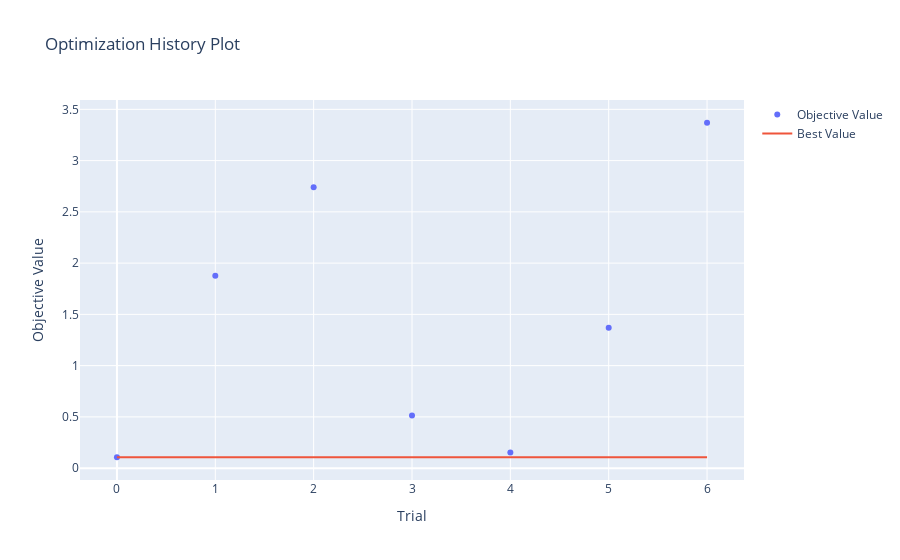
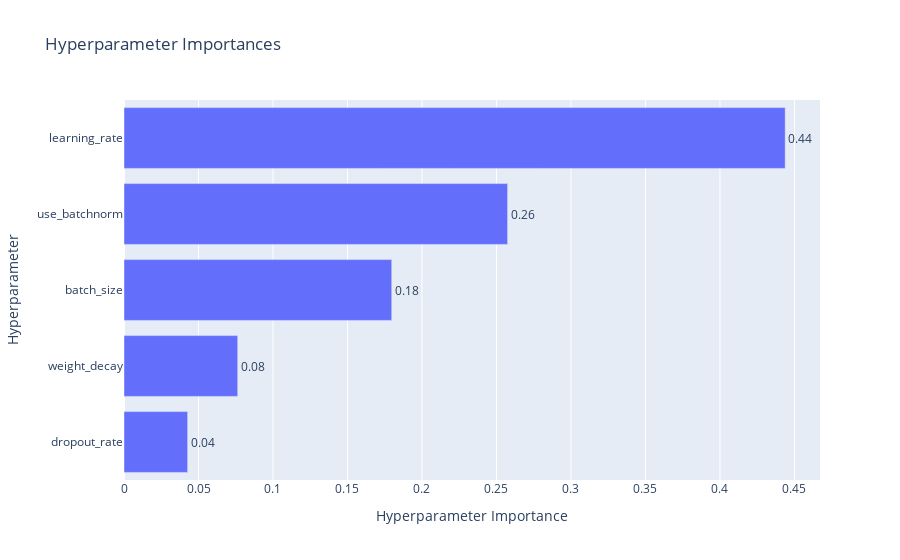
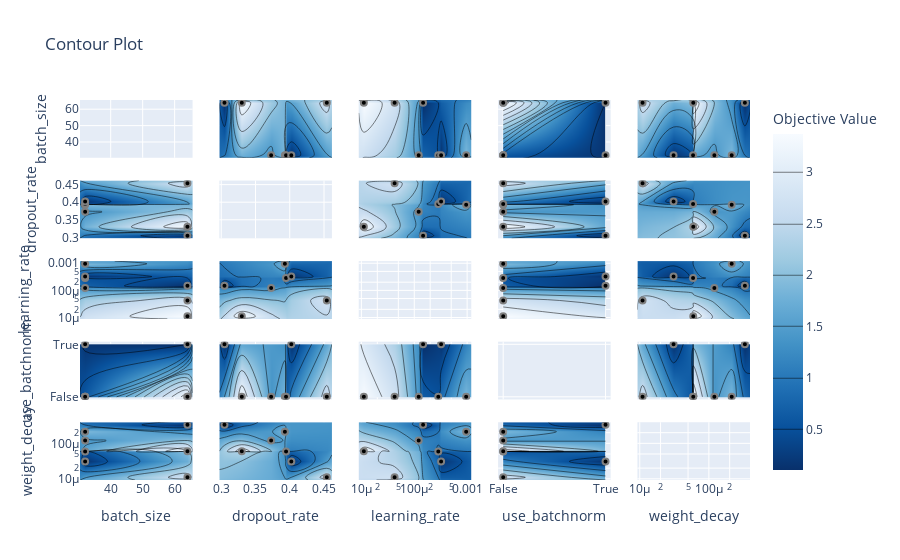

Notebook source saved alongside these figures, in order:
### Code cell
storage = 'sqlite:///tuning/cnn_study.db'
study = optuna.load_study(study_name='cnn_study', storage=storage)

optuna.visualization.plot_optimization_history(study).show()
optuna.visualization.plot_param_importances(study).show()
optuna.visualization.plot_contour(study).show()

completed_trials = study.get_trials(deepcopy=False, states=[optuna.trial.TrialState.COMPLETE])
for trial in completed_trials:
    print(f'Trial {trial.number}: Value: {trial.value}, Params: {trial.params}')

### Figure 1 — Plotly figure (JSON) as saved in the notebook; plotly's stock layout.template omitted (floating-point values rounded to 4 significant figures)
{"data": [{"mode": "markers", "name": "Objective Value", "type": "scatter", "x": [0, 1, 2, 3, 4, 5, 6], "y": [0.1062, 1.876, 2.741, 0.5131, 0.1525, 1.37, 3.369]}, {"mode": "lines", "name": "Best Value", "type": "scatter", "x": [0, 1, 2, 3, 4, 5, 6], "y": [0.1062, 0.1062, 0.1062, 0.1062, 0.1062, 0.1062, 0.1062]}, {"marker": {"color": "#cccccc"}, "mode": "markers", "name": "Infeasible Trial", "showlegend": false, "type": "scatter", "x": [], "y": []}], "layout": {"title": {"text": "Optimization History Plot"}, "xaxis": {"title": {"text": "Trial"}}, "yaxis": {"title": {"text": "Objective Value"}}}}

### Figure 2 — Plotly figure (JSON) as saved in the notebook; plotly's stock layout.template omitted (floating-point values rounded to 4 significant figures)
{"data": [{"cliponaxis": false, "hovertemplate": ["dropout_rate (FloatDistribution): 0.04272365361876686<extra></extra>", "weight_decay (FloatDistribution): 0.07632790753053381<extra></extra>", "batch_size (CategoricalDistribution): 0.1796962480701996<extra></extra>", "use_batchnorm (CategoricalDistribution): 0.2574706190084191<extra></extra>", "learning_rate (FloatDistribution): 0.44378157177208066<extra></extra>"], "name": "Objective Value", "orientation": "h", "text": ["0.04", "0.08", "0.18", "0.26", "0.44"], "textposition": "outside", "type": "bar", "x": [0.04272, 0.07633, 0.1797, 0.2575, 0.4438], "y": ["dropout_rate", "weight_decay", "batch_size", "use_batchnorm", "learning_rate"]}], "layout": {"title": {"text": "Hyperparameter Importances"}, "xaxis": {"title": {"text": "Hyperparameter Importance"}}, "yaxis": {"title": {"text": "Hyperparameter"}}}}

### Figure 3 — Plotly figure (JSON) as saved in the notebook; plotly's stock layout.template omitted (floating-point values rounded to 4 significant figures)
{"data": [{"type": "scatter", "xaxis": "x", "yaxis": "y"}, {"colorbar": {"title": {"text": "Objective Value"}}, "colorscale": [[0, "rgb(247,251,255)"], [0.125, "rgb(222,235,247)"], [0.25, "rgb(198,219,239)"], [0.375, "rgb(158,202,225)"], [0.5, "rgb(107,174,214)"], [0.625, "rgb(66,146,198)"], [0.75, "rgb(33,113,181)"], [0.875, "rgb(8,81,156)"], [1, "rgb(8,48,107)"]], "connectgaps": true, "contours": {"coloring": "heatmap"}, "hoverinfo": "none", "line": {"smoothing": 1.3}, "reversescale": true, "showscale": true, "type": "contour", "x": [30.4, 32, 64, 65.6], "xaxis": "x6", "y": [0.2973, 0.3048, 0.33, 0.3728, 0.3929, 0.3946, 0.4023, 0.4541, 0.4616], "yaxis": "y6", "z": [[null, null, null, null], [null, null, 0.1062, null], [null, null, 3.369, null], [null, 1.37, null, null], [null, 1.876, null, null], [null, 0.5131, null, null], [null, 0.1525, null, null], [null, null, 2.741, null], [null, null, null, null]]}, {"marker": {"color": "black", "line": {"color": "Gray", "width": 2}}, "mode": "markers", "name": "Feasible Trial", "showlegend": false, "type": "scatter", "x": [64, 32, 64, 32, 32, 32, 64], "xaxis": "x6", "y": [0.3048, 0.3929, 0.4541, 0.3946, 0.4023, 0.3728, 0.33], "yaxis": "y6"}, {"colorbar": {"title": {"text": "Objective Value"}}, "colorscale": [[0, "rgb(247,251,255)"], [0.125, "rgb(222,235,247)"], [0.25, "rgb(198,219,239)"], [0.375, "rgb(158,202,225)"], [0.5, "rgb(107,174,214)"], [0.625, "rgb(66,146,198)"], [0.75, "rgb(33,113,181)"], [0.875, "rgb(8,81,156)"], [1, "rgb(8,48,107)"]], "connectgaps": true, "contours": {"coloring": "heatmap"}, "hoverinfo": "none", "line": {"smoothing": 1.3}, "reversescale": true, "showscale": false, "type": "contour", "x": [30.4, 32, 64, 65.6], "xaxis": "x11", "y": [8.904e-06, 1.113e-05, 4.248e-05, 0.0001212, 0.0001469, 0.0002846, 0.000322, 0.0009589, 0.001198], "yaxis": "y11", "z": [[null, null, null, null], [null, null, 3.369, null], [null, null, 2.741, null], [null, 1.37, null, null], [null, null, 0.1062, null], [null, 0.5131, null, null], [null, 0.1525, null, null], [null, 1.876, null, null], [null, null, null, null]]}, {"marker": {"color": "black", "line": {"color": "Gray", "width": 2}}, "mode": "markers", "name": "Feasible Trial", "showlegend": false, "type": "scatter", "x": [64, 32, 64, 32, 32, 32, 64], "xaxis": "x11", "y": [0.0001469, 0.0009589, 4.248e-05, 0.0002846, 0.000322, 0.0001212, 1.113e-05], "yaxis": "y11"}, {"colorbar": {"title": {"text": "Objective Value"}}, "colorscale": [[0, "rgb(247,251,255)"], [0.125, "rgb(222,235,247)"], [0.25, "rgb(198,219,239)"], [0.375, "rgb(158,202,225)"], [0.5, "rgb(107,174,214)"], [0.625, "rgb(66,146,198)"], [0.75, "rgb(33,113,181)"], [0.875, "rgb(8,81,156)"], [1, "rgb(8,48,107)"]], "connectgaps": true, "contours": {"coloring": "heatmap"}, "hoverinfo": "none", "line": {"smoothing": 1.3}, "reversescale": true, "showscale": false, "type": "contour", "x": [30.4, 32, 64, 65.6], "xaxis": "x16", "y": ["False", "True"], "yaxis": "y16", "z": [[null, 0.5131, 2.741, null], [null, 0.1525, 0.1062, null]]}, {"marker": {"color": "black", "line": {"color": "Gray", "width": 2}}, "mode": "markers", "name": "Feasible Trial", "showlegend": false, "type": "scatter", "x": [64, 32, 64, 32, 32, 32, 64], "xaxis": "x16", "y": ["True", "False", "False", "False", "True", "False", "False"], "yaxis": "y16"}, {"colorbar": {"title": {"text": "Objective Value"}}, "colorscale": [[0, "rgb(247,251,255)"], [0.125, "rgb(222,235,247)"], [0.25, "rgb(198,219,239)"], [0.375, "rgb(158,202,225)"], [0.5, "rgb(107,174,214)"], [0.625, "rgb(66,146,198)"], [0.75, "rgb(33,113,181)"], [0.875, "rgb(8,81,156)"], [1, "rgb(8,48,107)"]], "connectgaps": true, "contours": {"coloring": "heatmap"}, "hoverinfo": "none", "line": {"smoothing": 1.3}, "reversescale": true, "showscale": false, "type": "contour", "x": [30.4, 32, 64, 65.6], "xaxis": "x21", "y": [9.258e-06, 1.098e-05, 3.085e-05, 5.909e-05, 5.947e-05, 0.0001201, 0.000214, 0.0003321, 0.0003939], "yaxis": "y21", "z": [[null, null, null, null], [null, null, 2.741, null], [null, 0.1525, null, null], [null, 0.5131, null, null], [null, null, 3.369, null], [null, 1.37, null, null], [null, 1.876, null, null], [null, null, 0.1062, null], [null, null, null, null]]}, {"marker": {"color": "black", "line": {"color": "Gray", "width": 2}}, "mode": "markers", "name": "Feasible Trial", "showlegend": false, "type": "scatter", "x": [64, 32, 64, 32, 32, 32, 64], "xaxis": "x21", "y": [0.0003321, 0.000214, 1.098e-05, 5.909e-05, 3.085e-05, 0.0001201, 5.947e-05], "yaxis": "y21"}, {"colorbar": {"title": {"text": "Objective Value"}}, "colorscale": [[0, "rgb(247,251,255)"], [0.125, "rgb(222,235,247)"], [0.25, "rgb(198,219,239)"], [0.375, "rgb(158,202,225)"], [0.5, "rgb(107,174,214)"], [0.625, "rgb(66,146,198)"], [0.75, "rgb(33,113,181)"], [0.875, "rgb(8,81,156)"], [1, "rgb(8,48,107)"]], "connectgaps": true, "contours": {"coloring": "heatmap"}, "hoverinfo": "none", "line": {"smoothing": 1.3}, "reversescale": true, "showscale": false, "type": "contour", "x": [0.2973, 0.3048, 0.33, 0.3728, 0.3929, 0.3946, 0.4023, 0.4541, 0.4616], "xaxis": "x2", "y": [30.4, 32, 64, 65.6], "yaxis": "y2", "z": [[null, null, null, null, null, null, null, null, null], [null, null, null, 1.37, 1.876, 0.5131, 0.1525, null, null], [null, 0.1062, 3.369, null, null, null, null, 2.741, null], [null, null, null, null, null, null, null, null, null]]}, {"marker": {"color": "black", "line": {"color": "Gray", "width": 2}}, "mode": "markers", "name": "Feasible Trial", "showlegend": false, "type": "scatter", "x": [0.3048, 0.3929, 0.4541, 0.3946, 0.4023, 0.3728, 0.33], "xaxis": "x2", "y": [64, 32, 64, 32, 32, 32, 64], "yaxis": "y2"}, {"type": "scatter", "xaxis": "x7", "yaxis": "y7"}, {"colorbar": {"title": {"text": "Objective Value"}}, "colorscale": [[0, "rgb(247,251,255)"], [0.125, "rgb(222,235,247)"], [0.25, "rgb(198,219,239)"], [0.375, "rgb(158,202,225)"], [0.5, "rgb(107,174,214)"], [0.625, "rgb(66,146,198)"], [0.75, "rgb(33,113,181)"], [0.875, "rgb(8,81,156)"], [1, "rgb(8,48,107)"]], "connectgaps": true, "contours": {"coloring": "heatmap"}, "hoverinfo": "none", "line": {"smoothing": 1.3}, "reversescale": true, "showscale": false, "type": "contour", "x": [0.2973, 0.3048, 0.33, 0.3728, 0.3929, 0.3946, 0.4023, 0.4541, 0.4616], "xaxis": "x12", "y": [8.904e-06, 1.113e-05, 4.248e-05, 0.0001212, 0.0001469, 0.0002846, 0.000322, 0.0009589, 0.001198], "yaxis": "y12", "z": [[null, null, null, null, null, null, null, null, null], [null, null, 3.369, null, null, null, null, null, null], [null, null, null, null, null, null, null, 2.741, null], [null, null, null, 1.37, null, null, null, null, null], [null, 0.1062, null, null, null, null, null, null, null], [null, null, null, null, null, 0.5131, null, null, null], [null, null, null, null, null, null, 0.1525, null, null], [null, null, null, null, 1.876, null, null, null, null], [null, null, null, null, null, null, null, null, null]]}, {"marker": {"color": "black", "line": {"color": "Gray", "width": 2}}, "mode": "markers", "name": "Feasible Trial", "showlegend": false, "type": "scatter", "x": [0.3048, 0.3929, 0.4541, 0.3946, 0.4023, 0.3728, 0.33], "xaxis": "x12", "y": [0.0001469, 0.0009589, 4.248e-05, 0.0002846, 0.000322, 0.0001212, 1.113e-05], "yaxis": "y12"}, {"colorbar": {"title": {"text": "Objective Value"}}, "colorscale": [[0, "rgb(247,251,255)"], [0.125, "rgb(222,235,247)"], [0.25, "rgb(198,219,239)"], [0.375, "rgb(158,202,225)"], [0.5, "rgb(107,174,214)"], [0.625, "rgb(66,146,198)"], [0.75, "rgb(33,113,181)"], [0.875, "rgb(8,81,156)"], [1, "rgb(8,48,107)"]], "connectgaps": true, "contours": {"coloring": "heatmap"}, "hoverinfo": "none", "line": {"smoothing": 1.3}, "reversescale": true, "showscale": false, "type": "contour", "x": [0.2973, 0.3048, 0.33, 0.3728, 0.3929, 0.3946, 0.4023, 0.4541, 0.4616], "xaxis": "x17", "y": ["False", "True"], "yaxis": "y17", "z": [[null, null, 3.369, 1.37, 1.876, 0.5131, null, 2.741, null], [null, 0.1062, null, null, null, null, 0.1525, null, null]]}, {"marker": {"color": "black", "line": {"color": "Gray", "width": 2}}, "mode": "markers", "name": "Feasible Trial", "showlegend": false, "type": "scatter", "x": [0.3048, 0.3929, 0.4541, 0.3946, 0.4023, 0.3728, 0.33], "xaxis": "x17", "y": ["True", "False", "False", "False", "True", "False", "False"], "yaxis": "y17"}, {"colorbar": {"title": {"text": "Objective Value"}}, "colorscale": [[0, "rgb(247,251,255)"], [0.125, "rgb(222,235,247)"], [0.25, "rgb(198,219,239)"], [0.375, "rgb(158,202,225)"], [0.5, "rgb(107,174,214)"], [0.625, "rgb(66,146,198)"], [0.75, "rgb(33,113,181)"], [0.875, "rgb(8,81,156)"], [1, "rgb(8,48,107)"]], "connectgaps": true, "contours": {"coloring": "heatmap"}, "hoverinfo": "none", "line": {"smoothing": 1.3}, "reversescale": true, "showscale": false, "type": "contour", "x": [0.2973, 0.3048, 0.33, 0.3728, 0.3929, 0.3946, 0.4023, 0.4541, 0.4616], "xaxis": "x22", "y": [9.258e-06, 1.098e-05, 3.085e-05, 5.909e-05, 5.947e-05, 0.0001201, 0.000214, 0.0003321, 0.0003939], "yaxis": "y22", "z": [[null, null, null, null, null, null, null, null, null], [null, null, null, null, null, null, null, 2.741, null], [null, null, null, null, null, null, 0.1525, null, null], [null, null, null, null, null, 0.5131, null, null, null], [null, null, 3.369, null, null, null, null, null, null], [null, null, null, 1.37, null, null, null, null, null], [null, null, null, null, 1.876, null, null, null, null], [null, 0.1062, null, null, null, null, null, null, null], [null, null, null, null, null, null, null, null, null]]}, {"marker": {"color": "black", "line": {"color": "Gray", "width": 2}}, "mode": "markers", "name": "Feasible Trial", "showlegend": false, "type": "scatter", "x": [0.3048, 0.3929, 0.4541, 0.3946, 0.4023, 0.3728, 0.33], "xaxis": "x22", "y": [0.0003321, 0.000214, 1.098e-05, 5.909e-05, 3.085e-05, 0.0001201, 5.947e-05], "yaxis": "y22"}, {"colorbar": {"title": {"text": "Objective Value"}}, "colorscale": [[0, "rgb(247,251,255)"], [0.125, "rgb(222,235,247)"], [0.25, "rgb(198,219,239)"], [0.375, "rgb(158,202,225)"], [0.5, "rgb(107,174,214)"], [0.625, "rgb(66,146,198)"], [0.75, "rgb(33,113,181)"], [0.875, "rgb(8,81,156)"], [1, "rgb(8,48,107)"]], "connectgaps": true, "contours": {"coloring": "heatmap"}, "hoverinfo": "none", "line": {"smoothing": 1.3}, "reversescale": true, "showscale": false, "type": "contour", "x": [8.904e-06, 1.113e-05, 4.248e-05, 0.0001212, 0.0001469, 0.0002846, 0.000322, 0.0009589, 0.001198], "xaxis": "x3", "y": [30.4, 32, 64, 65.6], "yaxis": "y3", "z": [[null, null, null, null, null, null, null, null, null], [null, null, null, 1.37, null, 0.5131, 0.1525, 1.876, null], [null, 3.369, 2.741, null, 0.1062, null, null, null, null], [null, null, null, null, null, null, null, null, null]]}, {"marker": {"color": "black", "line": {"color": "Gray", "width": 2}}, "mode": "markers", "name": "Feasible Trial", "showlegend": false, "type": "scatter", "x": [0.0001469, 0.0009589, 4.248e-05, 0.0002846, 0.000322, 0.0001212, 1.113e-05], "xaxis": "x3", "y": [64, 32, 64, 32, 32, 32, 64], "yaxis": "y3"}, {"colorbar": {"title": {"text": "Objective Value"}}, "colorscale": [[0, "rgb(247,251,255)"], [0.125, "rgb(222,235,247)"], [0.25, "rgb(198,219,239)"], [0.375, "rgb(158,202,225)"], [0.5, "rgb(107,174,214)"], [0.625, "rgb(66,146,198)"], [0.75, "rgb(33,113,181)"], [0.875, "rgb(8,81,156)"], [1, "rgb(8,48,107)"]], "connectgaps": true, "contours": {"coloring": "heatmap"}, "hoverinfo": "none", "line": {"smoothing": 1.3}, "reversescale": true, "showscale": false, "type": "contour", "x": [8.904e-06, 1.113e-05, 4.248e-05, 0.0001212, 0.0001469, 0.0002846, 0.000322, 0.0009589, 0.001198], "xaxis": "x8", "y": [0.2973, 0.3048, 0.33, 0.3728, 0.3929, 0.3946, 0.4023, 0.4541, 0.4616], "yaxis": "y8", "z": [[null, null, null, null, null, null, null, null, null], [null, null, null, null, 0.1062, null, null, null, null], [null, 3.369, null, null, null, null, null, null, null], [null, null, null, 1.37, null, null, null, null, null], [null, null, null, null, null, null, null, 1.876, null], [null, null, null, null, null, 0.5131, null, null, null], [null, null, null, null, null, null, 0.1525, null, null], [null, null, 2.741, null, null, null, null, null, null], [null, null, null, null, null, null, null, null, null]]}, {"marker": {"color": "black", "line": {"color": "Gray", "width": 2}}, "mode": "markers", "name": "Feasible Trial", "showlegend": false, "type": "scatter", "x": [0.0001469, 0.0009589, 4.248e-05, 0.0002846, 0.000322, 0.0001212, 1.113e-05], "xaxis": "x8", "y": [0.3048, 0.3929, 0.4541, 0.3946, 0.4023, 0.3728, 0.33], "yaxis": "y8"}, {"type": "scatter", "xaxis": "x13", "yaxis": "y13"}, {"colorbar": {"title": {"text": "Objective Value"}}, "colorscale": [[0, "rgb(247,251,255)"], [0.125, "rgb(222,235,247)"], [0.25, "rgb(198,219,239)"], [0.375, "rgb(158,202,225)"], [0.5, "rgb(107,174,214)"], [0.625, "rgb(66,146,198)"], [0.75, "rgb(33,113,181)"], [0.875, "rgb(8,81,156)"], [1, "rgb(8,48,107)"]], "connectgaps": true, "contours": {"coloring": "heatmap"}, "hoverinfo": "none", "line": {"smoothing": 1.3}, "reversescale": true, "showscale": false, "type": "contour", "x": [8.904e-06, 1.113e-05, 4.248e-05, 0.0001212, 0.0001469, 0.0002846, 0.000322, 0.0009589, 0.001198], "xaxis": "x18", "y": ["False", "True"], "yaxis": "y18", "z": [[null, 3.369, 2.741, 1.37, null, 0.5131, null, 1.876, null], [null, null, null, null, 0.1062, null, 0.1525, null, null]]}, {"marker": {"color": "black", "line": {"color": "Gray", "width": 2}}, "mode": "markers", "name": "Feasible Trial", "showlegend": false, "type": "scatter", "x": [0.0001469, 0.0009589, 4.248e-05, 0.0002846, 0.000322, 0.0001212, 1.113e-05], "xaxis": "x18", "y": ["True", "False", "False", "False", "True", "False", "False"], "yaxis": "y18"}, {"colorbar": {"title": {"text": "Objective Value"}}, "colorscale": [[0, "rgb(247,251,255)"], [0.125, "rgb(222,235,247)"], [0.25, "rgb(198,219,239)"], [0.375, "rgb(158,202,225)"], [0.5, "rgb(107,174,214)"], [0.625, "rgb(66,146,198)"], [0.75, "rgb(33,113,181)"], [0.875, "rgb(8,81,156)"], [1, "rgb(8,48,107)"]], "connectgaps": true, "contours": {"coloring": "heatmap"}, "hoverinfo": "none", "line": {"smoothing": 1.3}, "reversescale": true, "showscale": false, "type": "contour", "x": [8.904e-06, 1.113e-05, 4.248e-05, 0.0001212, 0.0001469, 0.0002846, 0.000322, 0.0009589, 0.001198], "xaxis": "x23", "y": [9.258e-06, 1.098e-05, 3.085e-05, 5.909e-05, 5.947e-05, 0.0001201, 0.000214, 0.0003321, 0.0003939], "yaxis": "y23", "z": [[null, null, null, null, null, null, null, null, null], [null, null, 2.741, null, null, null, null, null, null], [null, null, null, null, null, null, 0.1525, null, null], [null, null, null, null, null, 0.5131, null, null, null], [null, 3.369, null, null, null, null, null, null, null], [null, null, null, 1.37, null, null, null, null, null], [null, null, null, null, null, null, null, 1.876, null], [null, null, null, null, 0.1062, null, null, null, null], [null, null, null, null, null, null, null, null, null]]}, {"marker": {"color": "black", "line": {"color": "Gray", "width": 2}}, "mode": "markers", "name": "Feasible Trial", "showlegend": false, "type": "scatter", "x": [0.0001469, 0.0009589, 4.248e-05, 0.0002846, 0.000322, 0.0001212, 1.113e-05], "xaxis": "x23", "y": [0.0003321, 0.000214, 1.098e-05, 5.909e-05, 3.085e-05, 0.0001201, 5.947e-05], "yaxis": "y23"}, {"colorbar": {"title": {"text": "Objective Value"}}, "colorscale": [[0, "rgb(247,251,255)"], [0.125, "rgb(222,235,247)"], [0.25, "rgb(198,219,239)"], [0.375, "rgb(158,202,225)"], [0.5, "rgb(107,174,214)"], [0.625, "rgb(66,146,198)"], [0.75, "rgb(33,113,181)"], [0.875, "rgb(8,81,156)"], [1, "rgb(8,48,107)"]], "connectgaps": true, "contours": {"coloring": "heatmap"}, "hoverinfo": "none", "line": {"smoothing": 1.3}, "reversescale": true, "showscale": false, "type": "contour", "x": ["False", "True"], "xaxis": "x4", "y": [30.4, 32, 64, 65.6], "yaxis": "y4", "z": [[null, null], [0.5131, 0.1525], [2.741, 0.1062], [null, null]]}, {"marker": {"color": "black", "line": {"color": "Gray", "width": 2}}, "mode": "markers", "name": "Feasible Trial", "showlegend": false, "type": "scatter", "x": ["True", "False", "False", "False", "True", "False", "False"], "xaxis": "x4", "y": [64, 32, 64, 32, 32, 32, 64], "yaxis": "y4"}, {"colorbar": {"title": {"text": "Objective Value"}}, "colorscale": [[0, "rgb(247,251,255)"], [0.125, "rgb(222,235,247)"], [0.25, "rgb(198,219,239)"], [0.375, "rgb(158,202,225)"], [0.5, "rgb(107,174,214)"], [0.625, "rgb(66,146,198)"], [0.75, "rgb(33,113,181)"], [0.875, "rgb(8,81,156)"], [1, "rgb(8,48,107)"]], "connectgaps": true, "contours": {"coloring": "heatmap"}, "hoverinfo": "none", "line": {"smoothing": 1.3}, "reversescale": true, "showscale": false, "type": "contour", "x": ["False", "True"], "xaxis": "x9", "y": [0.2973, 0.3048, 0.33, 0.3728, 0.3929, 0.3946, 0.4023, 0.4541, 0.4616], "yaxis": "y9", "z": [[null, null], [null, 0.1062], [3.369, null], [1.37, null], [1.876, null], [0.5131, null], [null, 0.1525], [2.741, null], [null, null]]}, {"marker": {"color": "black", "line": {"color": "Gray", "width": 2}}, "mode": "markers", "name": "Feasible Trial", "showlegend": false, "type": "scatter", "x": ["True", "False", "False", "False", "True", "False", "False"], "xaxis": "x9", "y": [0.3048, 0.3929, 0.4541, 0.3946, 0.4023, 0.3728, 0.33], "yaxis": "y9"}, {"colorbar": {"title": {"text": "Objective Value"}}, "colorscale": [[0, "rgb(247,251,255)"], [0.125, "rgb(222,235,247)"], [0.25, "rgb(198,219,239)"], [0.375, "rgb(158,202,225)"], [0.5, "rgb(107,174,214)"], [0.625, "rgb(66,146,198)"], [0.75, "rgb(33,113,181)"], [0.875, "rgb(8,81,156)"], [1, "rgb(8,48,107)"]], "connectgaps": true, "contours": {"coloring": "heatmap"}, "hoverinfo": "none", "line": {"smoothing": 1.3}, "reversescale": true, "showscale": false, "type": "contour", "x": ["False", "True"], "xaxis": "x14", "y": [8.904e-06, 1.113e-05, 4.248e-05, 0.0001212, 0.0001469, 0.0002846, 0.000322, 0.0009589, 0.001198], "yaxis": "y14", "z": [[null, null], [3.369, null], [2.741, null], [1.37, null], [null, 0.1062], [0.5131, null], [null, 0.1525], [1.876, null], [null, null]]}, {"marker": {"color": "black", "line": {"color": "Gray", "width": 2}}, "mode": "markers", "name": "Feasible Trial", "showlegend": false, "type": "scatter", "x": ["True", "False", "False", "False", "True", "False", "False"], "xaxis": "x14", "y": [0.0001469, 0.0009589, 4.248e-05, 0.0002846, 0.000322, 0.0001212, 1.113e-05], "yaxis": "y14"}, {"type": "scatter", "xaxis": "x19", "yaxis": "y19"}, {"colorbar": {"title": {"text": "Objective Value"}}, "colorscale": [[0, "rgb(247,251,255)"], [0.125, "rgb(222,235,247)"], [0.25, "rgb(198,219,239)"], [0.375, "rgb(158,202,225)"], [0.5, "rgb(107,174,214)"], [0.625, "rgb(66,146,198)"], [0.75, "rgb(33,113,181)"], [0.875, "rgb(8,81,156)"], [1, "rgb(8,48,107)"]], "connectgaps": true, "contours": {"coloring": "heatmap"}, "hoverinfo": "none", "line": {"smoothing": 1.3}, "reversescale": true, "showscale": false, "type": "contour", "x": ["False", "True"], "xaxis": "x24", "y": [9.258e-06, 1.098e-05, 3.085e-05, 5.909e-05, 5.947e-05, 0.0001201, 0.000214, 0.0003321, 0.0003939], "yaxis": "y24", "z": [[null, null], [2.741, null], [null, 0.1525], [0.5131, null], [3.369, null], [1.37, null], [1.876, null], [null, 0.1062], [null, null]]}, {"marker": {"color": "black", "line": {"color": "Gray", "width": 2}}, "mode": "markers", "name": "Feasible Trial", "showlegend": false, "type": "scatter", "x": ["True", "False", "False", "False", "True", "False", "False"], "xaxis": "x24", "y": [0.0003321, 0.000214, 1.098e-05, 5.909e-05, 3.085e-05, 0.0001201, 5.947e-05], "yaxis": "y24"}, {"colorbar": {"title": {"text": "Objective Value"}}, "colorscale": [[0, "rgb(247,251,255)"], [0.125, "rgb(222,235,247)"], [0.25, "rgb(198,219,239)"], [0.375, "rgb(158,202,225)"], [0.5, "rgb(107,174,214)"], [0.625, "rgb(66,146,198)"], [0.75, "rgb(33,113,181)"], [0.875, "rgb(8,81,156)"], [1, "rgb(8,48,107)"]], "connectgaps": true, "contours": {"coloring": "heatmap"}, "hoverinfo": "none", "line": {"smoothing": 1.3}, "reversescale": true, "showscale": false, "type": "contour", "x": [9.258e-06, 1.098e-05, 3.085e-05, 5.909e-05, 5.947e-05, 0.0001201, 0.000214, 0.0003321, 0.0003939], "xaxis": "x5", "y": [30.4, 32, 64, 65.6], "yaxis": "y5", "z": [[null, null, null, null, null, null, null, null, null], [null, null, 0.1525, 0.5131, null, 1.37, 1.876, null, null], [null, 2.741, null, null, 3.369, null, null, 0.1062, null], [null, null, null, null, null, null, null, null, null]]}, {"marker": {"color": "black", "line": {"color": "Gray", "width": 2}}, "mode": "markers", "name": "Feasible Trial", "showlegend": false, "type": "scatter", "x": [0.0003321, 0.000214, 1.098e-05, 5.909e-05, 3.085e-05, 0.0001201, 5.947e-05], "xaxis": "x5", "y": [64, 32, 64, 32, 32, 32, 64], "yaxis": "y5"}, {"colorbar": {"title": {"text": "Objective Value"}}, "colorscale": [[0, "rgb(247,251,255)"], [0.125, "rgb(222,235,247)"], [0.25, "rgb(198,219,239)"], [0.375, "rgb(158,202,225)"], [0.5, "rgb(107,174,214)"], [0.625, "rgb(66,146,198)"], [0.75, "rgb(33,113,181)"], [0.875, "rgb(8,81,156)"], [1, "rgb(8,48,107)"]], "connectgaps": true, "contours": {"coloring": "heatmap"}, "hoverinfo": "none", "line": {"smoothing": 1.3}, "reversescale": true, "showscale": false, "type": "contour", "x": [9.258e-06, 1.098e-05, 3.085e-05, 5.909e-05, 5.947e-05, 0.0001201, 0.000214, 0.0003321, 0.0003939], "xaxis": "x10", "y": [0.2973, 0.3048, 0.33, 0.3728, 0.3929, 0.3946, 0.4023, 0.4541, 0.4616], "yaxis": "y10", "z": [[null, null, null, null, null, null, null, null, null], [null, null, null, null, null, null, null, 0.1062, null], [null, null, null, null, 3.369, null, null, null, null], [null, null, null, null, null, 1.37, null, null, null], [null, null, null, null, null, null, 1.876, null, null], [null, null, null, 0.5131, null, null, null, null, null], [null, null, 0.1525, null, null, null, null, null, null], [null, 2.741, null, null, null, null, null, null, null], [null, null, null, null, null, null, null, null, null]]}, {"marker": {"color": "black", "line": {"color": "Gray", "width": 2}}, "mode": "markers", "name": "Feasible Trial", "showlegend": false, "type": "scatter", "x": [0.0003321, 0.000214, 1.098e-05, 5.909e-05, 3.085e-05, 0.0001201, 5.947e-05], "xaxis": "x10", "y": [0.3048, 0.3929, 0.4541, 0.3946, 0.4023, 0.3728, 0.33], "yaxis": "y10"}, {"colorbar": {"title": {"text": "Objective Value"}}, "colorscale": [[0, "rgb(247,251,255)"], [0.125, "rgb(222,235,247)"], [0.25, "rgb(198,219,239)"], [0.375, "rgb(158,202,225)"], [0.5, "rgb(107,174,214)"], [0.625, "rgb(66,146,198)"], [0.75, "rgb(33,113,181)"], [0.875, "rgb(8,81,156)"], [1, "rgb(8,48,107)"]], "connectgaps": true, "contours": {"coloring": "heatmap"}, "hoverinfo": "none", "line": {"smoothing": 1.3}, "reversescale": true, "showscale": false, "type": "contour", "x": [9.258e-06, 1.098e-05, 3.085e-05, 5.909e-05, 5.947e-05, 0.0001201, 0.000214, 0.0003321, 0.0003939], "xaxis": "x15", "y": [8.904e-06, 1.113e-05, 4.248e-05, 0.0001212, 0.0001469, 0.0002846, 0.000322, 0.0009589, 0.001198], "yaxis": "y15", "z": [[null, null, null, null, null, null, null, null, null], [null, null, null, null, 3.369, null, null, null, null], [null, 2.741, null, null, null, null, null, null, null], [null, null, null, null, null, 1.37, null, null, null], [null, null, null, null, null, null, null, 0.1062, null], [null, null, null, 0.5131, null, null, null, null, null], [null, null, 0.1525, null, null, null, null, null, null], [null, null, null, null, null, null, 1.876, null, null], [null, null, null, null, null, null, null, null, null]]}, {"marker": {"color": "black", "line": {"color": "Gray", "width": 2}}, "mode": "markers", "name": "Feasible Trial", "showlegend": false, "type": "scatter", "x": [0.0003321, 0.000214, 1.098e-05, 5.909e-05, 3.085e-05, 0.0001201, 5.947e-05], "xaxis": "x15", "y": [0.0001469, 0.0009589, 4.248e-05, 0.0002846, 0.000322, 0.0001212, 1.113e-05], "yaxis": "y15"}, {"colorbar": {"title": {"text": "Objective Value"}}, "colorscale": [[0, "rgb(247,251,255)"], [0.125, "rgb(222,235,247)"], [0.25, "rgb(198,219,239)"], [0.375, "rgb(158,202,225)"], [0.5, "rgb(107,174,214)"], [0.625, "rgb(66,146,198)"], [0.75, "rgb(33,113,181)"], [0.875, "rgb(8,81,156)"], [1, "rgb(8,48,107)"]], "connectgaps": true, "contours": {"coloring": "heatmap"}, "hoverinfo": "none", "line": {"smoothing": 1.3}, "reversescale": true, "showscale": false, "type": "contour", "x": [9.258e-06, 1.098e-05, 3.085e-05, 5.909e-05, 5.947e-05, 0.0001201, 0.000214, 0.0003321, 0.0003939], "xaxis": "x20", "y": ["False", "True"], "yaxis": "y20", "z": [[null, 2.741, null, 0.5131, 3.369, 1.37, 1.876, null, null], [null, null, 0.1525, null, null, null, null, 0.1062, null]]}, {"marker": {"color": "black", "line": {"color": "Gray", "width": 2}}, "mode": "markers", "name": "Feasible Trial", "showlegend": false, "type": "scatter", "x": [0.0003321, 0.000214, 1.098e-05, 5.909e-05, 3.085e-05, 0.0001201, 5.947e-05], "xaxis": "x20", "y": ["True", "False", "False", "False", "True", "False", "False"], "yaxis": "y20"}, {"type": "scatter", "xaxis": "x25", "yaxis": "y25"}], "layout": {"title": {"text": "Contour Plot"}, "xaxis": {"anchor": "y", "domain": [0, 0.168], "matches": "x21", "range": [30.4, 65.6], "showticklabels": false}, "xaxis10": {"anchor": "y10", "domain": [0.832, 1], "matches": "x25", "range": [-5.033, -3.405], "showticklabels": false, "type": "log"}, "xaxis11": {"anchor": "y11", "domain": [0, 0.168], "matches": "x21", "range": [30.4, 65.6], "showticklabels": false}, "xaxis12": {"anchor": "y12", "domain": [0.208, 0.376], "matches": "x22", "range": [0.2973, 0.4616], "showticklabels": false}, "xaxis13": {"anchor": "y13", "domain": [0.416, 0.584], "matches": "x23", "range": [-5.05, -2.921], "showticklabels": false, "type": "log"}, "xaxis14": {"anchor": "y14", "domain": [0.624, 0.792], "matches": "x24", "range": [-0.05, 1.05], "showticklabels": false, "type": "category"}, "xaxis15": {"anchor": "y15", "domain": [0.832, 1], "matches": "x25", "range": [-5.033, -3.405], "showticklabels": false, "type": "log"}, "xaxis16": {"anchor": "y16", "domain": [0, 0.168], "matches": "x21", "range": [30.4, 65.6], "showticklabels": false}, "xaxis17": {"anchor": "y17", "domain": [0.208, 0.376], "matches": "x22", "range": [0.2973, 0.4616], "showticklabels": false}, "xaxis18": {"anchor": "y18", "domain": [0.416, 0.584], "matches": "x23", "range": [-5.05, -2.921], "showticklabels": false, "type": "log"}, "xaxis19": {"anchor": "y19", "domain": [0.624, 0.792], "matches": "x24", "range": [-0.05, 1.05], "showticklabels": false, "type": "category"}, "xaxis2": {"anchor": "y2", "domain": [0.208, 0.376], "matches": "x22", "range": [0.2973, 0.4616], "showticklabels": false}, "xaxis20": {"anchor": "y20", "domain": [0.832, 1], "matches": "x25", "range": [-5.033, -3.405], "showticklabels": false, "type": "log"}, "xaxis21": {"anchor": "y21", "domain": [0, 0.168], "range": [30.4, 65.6], "title": {"text": "batch_size"}}, "xaxis22": {"anchor": "y22", "domain": [0.208, 0.376], "range": [0.2973, 0.4616], "title": {"text": "dropout_rate"}}, "xaxis23": {"anchor": "y23", "domain": [0.416, 0.584], "range": [-5.05, -2.921], "title": {"text": "learning_rate"}, "type": "log"}, "xaxis24": {"anchor": "y24", "domain": [0.624, 0.792], "range": [-0.05, 1.05], "title": {"text": "use_batchnorm"}, "type": "category"}, "xaxis25": {"anchor": "y25", "domain": [0.832, 1], "range": [-5.033, -3.405], "title": {"text": "weight_decay"}, "type": "log"}, "xaxis3": {"anchor": "y3", "domain": [0.416, 0.584], "matches": "x23", "range": [-5.05, -2.921], "showticklabels": false, "type": "log"}, "xaxis4": {"anchor": "y4", "domain": [0.624, 0.792], "matches": "x24", "range": [-0.05, 1.05], "showticklabels": false, "type": "category"}, "xaxis5": {"anchor": "y5", "domain": [0.832, 1], "matches": "x25", "range": [-5.033, -3.405], "showticklabels": false, "type": "log"}, "xaxis6": {"anchor": "y6", "domain": [0, 0.168], "matches": "x21", "range": [30.4, 65.6], "showticklabels": false}, "xaxis7": {"anchor": "y7", "domain": [0.208, 0.376], "matches": "x22", "range": [0.2973, 0.4616], "showticklabels": false}, "xaxis8": {"anchor": "y8", "domain": [0.416, 0.584], "matches": "x23", "range": [-5.05, -2.921], "showticklabels": false, "type": "log"}, "xaxis9": {"anchor": "y9", "domain": [0.624, 0.792], "matches": "x24", "range": [-0.05, 1.05], "showticklabels": false, "type": "category"}, "yaxis": {"anchor": "x", "domain": [0.848, 1], "range": [30.4, 65.6], "title": {"text": "batch_size"}}, "yaxis10": {"anchor": "x10", "domain": [0.636, 0.788], "matches": "y6", "range": [0.2973, 0.4616], "showticklabels": false}, "yaxis11": {"anchor": "x11", "domain": [0.424, 0.576], "range": [-5.05, -2.921], "title": {"text": "learning_rate"}, "type": "log"}, "yaxis12": {"anchor": "x12", "domain": [0.424, 0.576], "matches": "y11", "range": [-5.05, -2.921], "showticklabels": false, "type": "log"}, "yaxis13": {"anchor": "x13", "domain": [0.424, 0.576], "matches": "y11", "range": [-5.05, -2.921], "showticklabels": false, "type": "log"}, "yaxis14": {"anchor": "x14", "domain": [0.424, 0.576], "matches": "y11", "range": [-5.05, -2.921], "showticklabels": false, "type": "log"}, "yaxis15": {"anchor": "x15", "domain": [0.424, 0.576], "matches": "y11", "range": [-5.05, -2.921], "showticklabels": false, "type": "log"}, "yaxis16": {"anchor": "x16", "domain": [0.212, 0.364], "range": [-0.05, 1.05], "title": {"text": "use_batchnorm"}, "type": "category"}, "yaxis17": {"anchor": "x17", "domain": [0.212, 0.364], "matches": "y16", "range": [-0.05, 1.05], "showticklabels": false, "type": "category"}, "yaxis18": {"anchor": "x18", "domain": [0.212, 0.364], "matches": "y16", "range": [-0.05, 1.05], "showticklabels": false, "type": "category"}, "yaxis19": {"anchor": "x19", "domain": [0.212, 0.364], "matches": "y16", "range": [-0.05, 1.05], "showticklabels": false, "type": "category"}, "yaxis2": {"anchor": "x2", "domain": [0.848, 1], "matches": "y", "range": [30.4, 65.6], "showticklabels": false}, "yaxis20": {"anchor": "x20", "domain": [0.212, 0.364], "matches": "y16", "range": [-0.05, 1.05], "showticklabels": false, "type": "category"}, "yaxis21": {"anchor": "x21", "domain": [0, 0.152], "range": [-5.033, -3.405], "title": {"text": "weight_decay"}, "type": "log"}, "yaxis22": {"anchor": "x22", "domain": [0, 0.152], "matches": "y21", "range": [-5.033, -3.405], "showticklabels": false, "type": "log"}, "yaxis23": {"anchor": "x23", "domain": [0, 0.152], "matches": "y21", "range": [-5.033, -3.405], "showticklabels": false, "type": "log"}, "yaxis24": {"anchor": "x24", "domain": [0, 0.152], "matches": "y21", "range": [-5.033, -3.405], "showticklabels": false, "type": "log"}, "yaxis25": {"anchor": "x25", "domain": [0, 0.152], "matches": "y21", "range": [-5.033, -3.405], "showticklabels": false, "type": "log"}, "yaxis3": {"anchor": "x3", "domain": [0.848, 1], "matches": "y", "range": [30.4, 65.6], "showticklabels": false}, "yaxis4": {"anchor": "x4", "domain": [0.848, 1], "matches": "y", "range": [30.4, 65.6], "showticklabels": false}, "yaxis5": {"anchor": "x5", "domain": [0.848, 1], "matches": "y", "range": [30.4, 65.6], "showticklabels": false}, "yaxis6": {"anchor": "x6", "domain": [0.636, 0.788], "range": [0.2973, 0.4616], "title": {"text": "dropout_rate"}}, "yaxis7": {"anchor": "x7", "domain": [0.636, 0.788], "matches": "y6", "range": [0.2973, 0.4616], "showticklabels": false}, "yaxis8": {"anchor": "x8", "domain": [0.636, 0.788], "matches": "y6", "range": [0.2973, 0.4616], "showticklabels": false}, "yaxis9": {"anchor": "x9", "domain": [0.636, 0.788], "matches": "y6", "range": [0.2973, 0.4616], "showticklabels": false}}}
